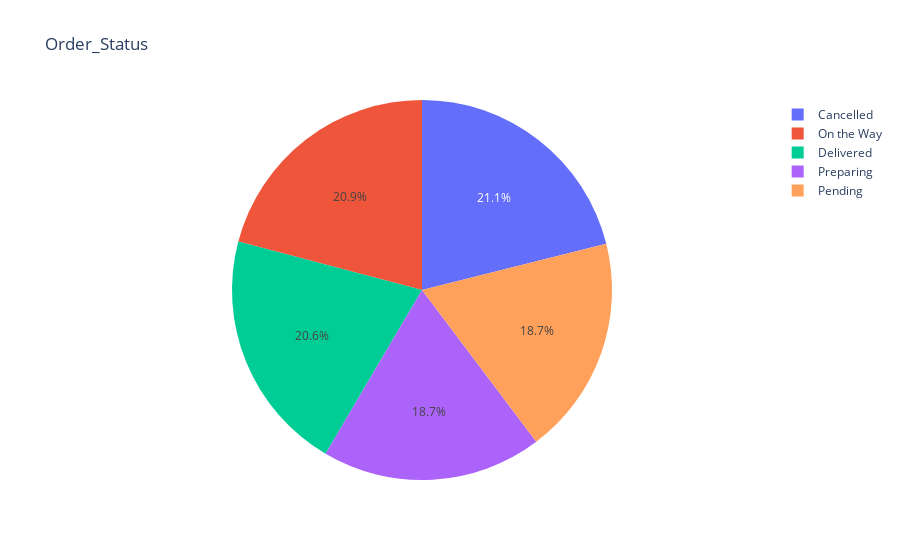

The notebook cell saved with this chart:
### Code cell
order_status=Orders['order_status'].value_counts().reset_index()
px.pie(data_frame=order_status,names='order_status',values='count',title="Order_Status")

### Figure 1 — Plotly figure (JSON) as saved in the notebook; plotly's stock layout.template omitted (floating-point values rounded to 4 significant figures)
{"data": [{"domain": {"x": [0, 1], "y": [0, 1]}, "hovertemplate": "order_status=%{label}<br>count=%{value}<extra></extra>", "labels": ["Cancelled", "On the Way", "Delivered", "Preparing", "Pending"], "legendgroup": "", "name": "", "showlegend": true, "type": "pie", "values": [235, 233, 230, 209, 208]}], "layout": {"legend": {"tracegroupgap": 0}, "title": {"text": "Order_Status"}}}
